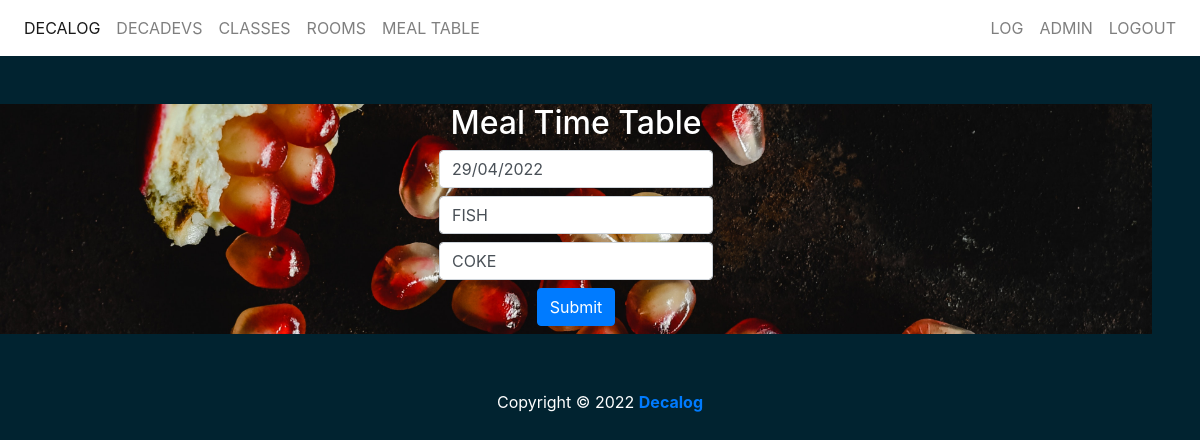
The page /food_edit/2 (signed in) on the database its author committed.
### decalog/models.py (models this page shows, shortened)
class User(db.Model, UserMixin):
    id = db.Column(db.Integer(), primary_key=True)
    names = db.Column(db.String(length=30), nullable=False)
    lastname = db.Column(db.String(length=30), nullable=False)
    phone = db.Column(db.String(), nullable=False)
    stack = db.Column(db.String(), nullable=True)
    room_number = db.Column(db.Integer())
    status = db.Column(db.String(length=30), default='Available')
    username = db.Column(db.String(length=30), nullable=False, unique=True)
    email_address = db.Column(db.String(length=50), nullable=False, unique=True)
    password_hash = db.Column(db.String(length=60), nullable=False)
    @property
    def password(self):
        return self.password

class FoodMenu(db.Model):
    id = db.Column(db.Integer(), primary_key=True)
    date = db.Column(db.String(length=30), nullable=False)
    brunch = db.Column(db.String(length=30), nullable=False)
    dinner = db.Column(db.String(length=25), nullable=False)

### decalog/routes.py (the view, shortened to what this page needs)
@app.route('/food_edit/<int:id>', methods=['POST', 'GET'])
def food_edit(id):
    food_e = FoodMenu.query.get_or_404(id)
    return render_template('food_edit.html', food_e=food_e)

### decalog/models.py (called while the page is built)
@login_manager.user_loader
def load_user(user_id):
    return User.query.get(int(user_id))

### decalog/templates/food_edit.html (shortened to what this page needs)
{% extends 'base.html' %}
{% block content %}
    {% if current_user.is_authenticated and current_user.username=='Admin' %}
        <div class="text-center mr-5" id="edit">
            <div class="container my-5 mx-auto">
                <h2>Meal Time Table</h2>
                <form action="/food_edit/{{ food_e.id }}" class="form-group mb-2" style="color:white" method="POST" >
                        <div class="form-group mx-sm-3 mb-2">
                            <input type="text" name="date" class="form-control mx-auto w-auto" value="{{food_e.date}}">
                        </div>
                        <div class="form-group mx-sm-3 mb-2">
                            <input type="text" name="brunch" class="form-control mx-auto w-auto" value="{{food_e.brunch}}">
                        </div>
                        <div class="form-group mx-sm-3 mb-2">
                            <input type="text" name="dinner" class="form-control mx-auto w-auto" value="{{food_e.dinner}}">
                        </div>
                        <input type="submit" class="btn btn-primary mb-2" value="Submit">
                </form>
            </div>
        </div>
    {% endif %}
{% endblock %}

### decalog/templates/base.html (shortened to what this page needs)
<!doctype html>
<html lang="en">
  <head>
    <link rel="stylesheet" href="https://cdn.jsdelivr.net/npm/bootstrap@4.5.3/dist/css/bootstrap.min.css">
    <link rel="stylesheet" href="{{ url_for('static', filename='style.css') }}">
  </head>
  <body>
    <nav class="navbar navbar-expand-md navbar-light text-light" id="nav">
      <div class="collapse navbar-collapse" id="navbarNav">
      <ul class="navbar-nav mr-auto">
          <li class="nav-item active">
              <a class="nav-link" href="{{ url_for('index') }}">Decalog <span class="sr-only">(current)</span></a>
          </li>
          <li class="nav-item">
              <a class="nav-link" href="{{ url_for('decadevs') }}">Decadevs</a>
          </li>
          {% if current_user.is_authenticated %}
          <li class="nav-item">
            <a class="nav-link" href="/classes">Classes</a>
          </li>
          <li class="nav-item">
            <a class="nav-link" href="/rooms">Rooms</a>
          </li>
          <li class="nav-item">
            <a class="nav-link" href="{{ url_for('foodmenu') }}">Meal Table</a>
          </li>
          {% endif %}
      </ul>
      {% if current_user.is_authenticated and current_user.username=='Admin' %}
      <ul class="navbar-nav">
        <li class="nav-item">
          <a class="nav-link" href="/log"> Log </a>
        </li>
        <li class="nav-item">
            <a class="nav-link">{{ current_user.username }}</a>
        </li>
        <li class="nav-item">
            <a class="nav-link" href="{{ url_for('logout_page') }}">Logout</a>
        </li>
      </ul>
      {% endif %}
    </div>
    </nav>
    {% block content %}
    {% endblock %}
    <div class="footer-copyright py-2 text-center">
        Copyright © <script>document.write(new Date().getFullYear()); </script>
        <a href="{{ url_for('index') }}" target="_blank">
            <strong>Decalog</strong>
        </a>
    </div>
  </body>
</html>

### decalog/static/style.css (style rules this page uses)
* { margin: 0; padding: 0; }
body { background-color: #012330; color: #fff; }
#edit { background: url(kitchen4.png); background-position: center; background-repeat: no-repeat; background-size: cover; }
#nav { background-color: #ffffff; color: #ffffff; }
.navbar { align-items: center; }
.navbar ul li { list-style: none; position: relative; }
.nav-item { text-decoration: none; color: #fff; text-transform: uppercase; }
.navbar ul li::after { content: ''; height: 3px; width: 0%; background: #009688; position: absolute; left: 0; transition: 0.5s; }

### rows shown on the page
User: username "ADMIN"
FoodMenu: date "29/04/2022", brunch "FISH", dinner "COKE"
